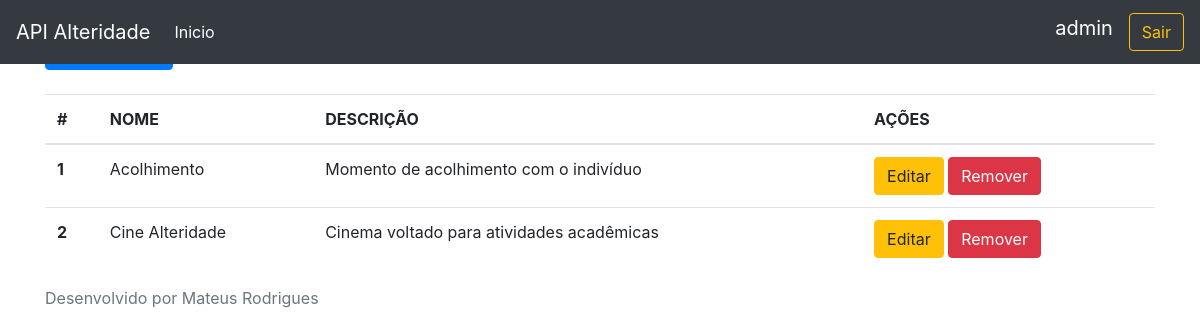
The app's page /servico/ (signed in) with its own data.
### alteridade/models.py (models this page shows, shortened)
class Servico(models.Model):
    nome = models.CharField(max_length=120)
    descricao = models.CharField(max_length=120)
    categoria = models.ForeignKey(Categoria, on_delete=models.PROTECT, related_name='servico')

### alteridade/views.py (the view)
# urls.py: path('servico/',listaServico,name='lista_servico'),
@login_required
def listaServico(request):
    servicos= Servico.objects.all()
    return render(request,'listaServico.html',context={'servicos':servicos})

### alteridade/templates/listaServico.html
{% extends 'base.html' %}
{% block conteudo %}
<mat-card>
    <mat-card-header><h5 class="text-center">Lista de Serviços</h5></mat-card-header>
</mat-card>
<a class="btn btn-primary" role='button' href='/servico/add'>Novo Serviço</a>
    <br />
    <br />
    <table class="table">
        <thead>
            <tr>
                <th scope="col">#</th>
                <th scope="col">NOME</th>
                <th scope="col">DESCRIÇÃO</th>
                <th scope="col">AÇÕES</th>
            </tr>
        </thead>
        <tbody>
            {% for s in servicos %}
                <tr>
                    <th scope="row">{{ s.pk }}</th>
                    <td>{{ s.nome }}</td>
                    <td>{{ s.descricao }}</td>
                    <td>
                        <a href="/servico/editar/{{s.pk}}" class="btn btn-warning" >Editar</a>
                        <a href="/servico/excluir/{{s.pk}}" class="btn btn-danger" >Remover</a>
                    </td>
                </tr>
            {% endfor %}
        </tbody>
    </table>
{% endblock %}

### alteridade/templates/base.html (shortened to what this page needs)
<!doctype html>
<html lang="en">
  <head>
    <link rel="stylesheet" href="https://maxcdn.bootstrapcdn.com/bootstrap/4.0.0/css/bootstrap.min.css">
    <link rel="stylesheet" href="https://getbootstrap.com/docs/4.0/examples/sticky-footer-navbar/sticky-footer-navbar.css" />
  </head>
  <body>
    <header>
      <nav class="navbar navbar-expand-md navbar-dark fixed-top bg-dark">
        <a class="navbar-brand" href="#">
          API Alteridade
        </a>
        <div class="collapse navbar-collapse" id="navbarCollapse">
          <ul class="navbar-nav mr-auto">
            <li class="nav-item">
              <a class="nav-link" href="/index"><font color='#fff'>Inicio</font></a>
            </li>
            </ul>
            <label class="navbar-brand">{{request.user}}</label>
	          <a class="btn btn-outline-warning my-2 my-sm-0" href="/">Sair</a>
        </div>
      </nav>
    </header>
    <main role="main" class="container">
        {% block conteudo %}
        {% endblock %}
    </main>
    <footer class="footer">
      <div class="container">
        <span class="text-muted">Desenvolvido por Mateus Rodrigues</span>
      </div>
    </footer>
  </body>
</html>

### records on screen
Servico: pk "1", nome "Acolhimento", descricao "Momento de acolhimento com o indivíduo"
Servico: pk "2", nome "Cine Alteridade", descricao "Cinema voltado para atividades acadêmicas"

### other values on screen
{{ request.user }} "admin"
